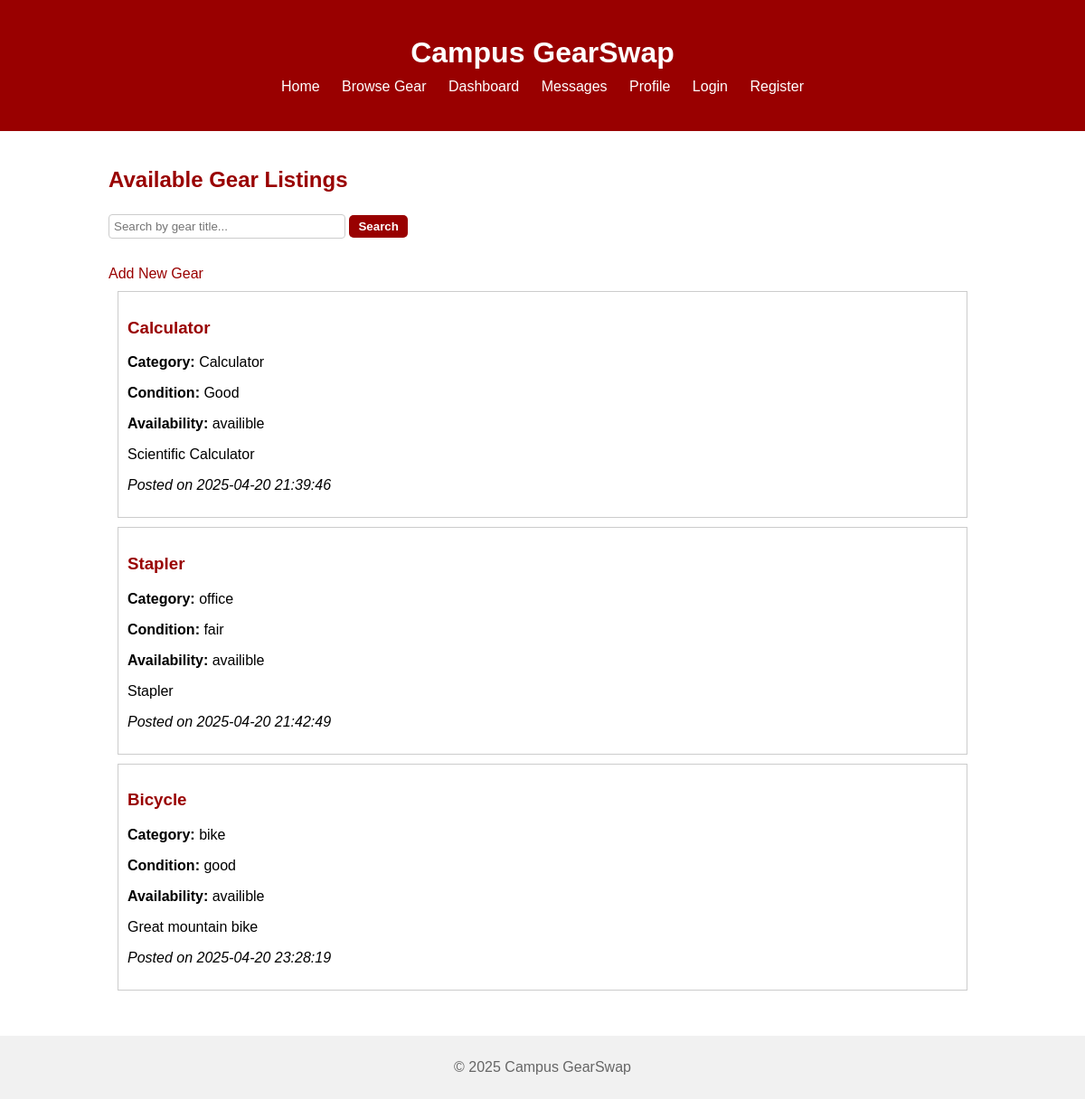
/gear, run on the app's committed database.
### tables this page shows
CREATE TABLE gear (
    gear_id INTEGER PRIMARY KEY AUTOINCREMENT,
    user_id INTEGER NOT NULL,
    title TEXT NOT NULL,
    description TEXT,
    category TEXT,
    condition TEXT,
    availability TEXT,
    date_posted TEXT,
    image TEXT,
    FOREIGN KEY (user_id) REFERENCES users(user_id)
);

### app.py (the view)
@app.route("/gear", methods=["GET", "POST"])
def gear():
    conn = get_db_connection()
    cursor = conn.cursor()
    search_term = request.args.get('search')
    if search_term:
        cursor.execute("SELECT * FROM gear WHERE title LIKE ?", ('%' + search_term + '%',))
    else:
        cursor.execute("SELECT * FROM gear")
    all_gear = cursor.fetchall()
    conn.close()
    return render_template("gear.html", title="Gear Listings", gear=all_gear)

### app.py (called while the page is built)
def get_db_connection():
    conn = sqlite3.connect(DATABASE)
    conn.row_factory = sqlite3.Row  # so you can use column names
    return conn

### templates/gear.html (shortened to what this page needs)
{% extends "base.html" %}
{% block content %}
<h2>Available Gear Listings</h2>
<form method="get" action="{{ url_for('gear') }}" style="margin-bottom: 20px;">
    <input type="text" name="search" placeholder="Search by gear title..." value="{{ request.args.get('search', '') }}" style="padding: 5px; width: 250px;">
    <button type="submit" style="padding: 5px 10px;">Search</button>
</form>
<a href="{{ url_for('add_gear') }}">Add New Gear</a>
{% for item in gear %}
    <div style="border: 1px solid #ccc; margin: 10px; padding: 10px;">
        <h3>{{ item['title'] }}</h3>
        <p><strong>Category:</strong> {{ item['category'] }}</p>
        <p><strong>Condition:</strong> {{ item['condition'] }}</p>
        <p><strong>Availability:</strong> {{ item['availability'] }}</p>
        <p>{{ item['description'] }}</p>
        <p><em>Posted on {{ item['date_posted'] }}</em></p>
    </div>
{% else %}
    <p>No gear listed yet. Be the first to add!</p>
{% endfor %}
{% endblock %}

### templates/base.html (shortened to what this page needs)
<!DOCTYPE html>
<html lang="en">
<head>
    <link rel="stylesheet" href="{{ url_for('static', filename='style.css') }}">
</head>
<body>
<header style="background-color: #990000; padding: 20px 0;">
    <div class="container" style="text-align: center;">
        <h1 style="color: white; margin: 0;">Campus GearSwap</h1>
        <nav style="margin-top: 10px;">
            <a href="{{ url_for('home') }}" style="margin: 0 10px; color: white;">Home</a>
            <a href="{{ url_for('gear') }}" style="margin: 0 10px; color: white;">Browse Gear</a>
            <a href="{{ url_for('dashboard') }}" style="margin: 0 10px; color: white;">Dashboard</a>
            <a href="{{ url_for('messages') }}" style="margin: 0 10px; color: white;">Messages</a>
            <a href="{{ url_for('profile') }}" style="margin: 0 10px; color: white;">Profile</a>
            <a href="{{ url_for('login') }}" style="margin: 0 10px; color: white;">Login</a>
            <a href="{{ url_for('register') }}" style="margin: 0 10px; color: white;">Register</a>
        </nav>
    </div>
</header>
<main class="container" style="padding: 20px;">
    {% block content %}
    {% endblock %}
</main>
<footer style="background-color: #f1f1f1; text-align: center; padding: 10px; margin-top: 20px;">
    <p style="color: #666;">© 2025 Campus GearSwap</p>
</footer>
</body>
</html>

### static/css/style.css (style rules this page uses)
body { font-family: Arial, sans-serif; background-color: #ffffff; color: #000000; margin: 0; padding: 0; }
h1, h2, h3 { color: #990000; }
a { color: #990000; text-decoration: none; }
button, input[type="submit"] { background-color: #990000; color: #ffffff; border: none; padding: 10px 20px; margin: 5px 0; border-radius: 5px; cursor: pointer; font-weight: bold; }
form input, form textarea { width: 100%; padding: 8px; margin-bottom: 10px; border: 1px solid #ccc; border-radius: 4px; }
.container { width: 80%; margin: 0 auto; padding: 20px; }

### data on the page
gear: title "Calculator", category "Calculator", condition "Good", availability "availible", description "Scientific Calculator", date_posted "2025-04-20 21:39:46"
gear: title "Stapler", category "office", condition "fair", availability "availible", description "Stapler", date_posted "2025-04-20 21:42:49"
gear: title "Bicycle", category "bike", condition "good", availability "availible", description "Great mountain bike", date_posted "2025-04-20 23:28:19"
